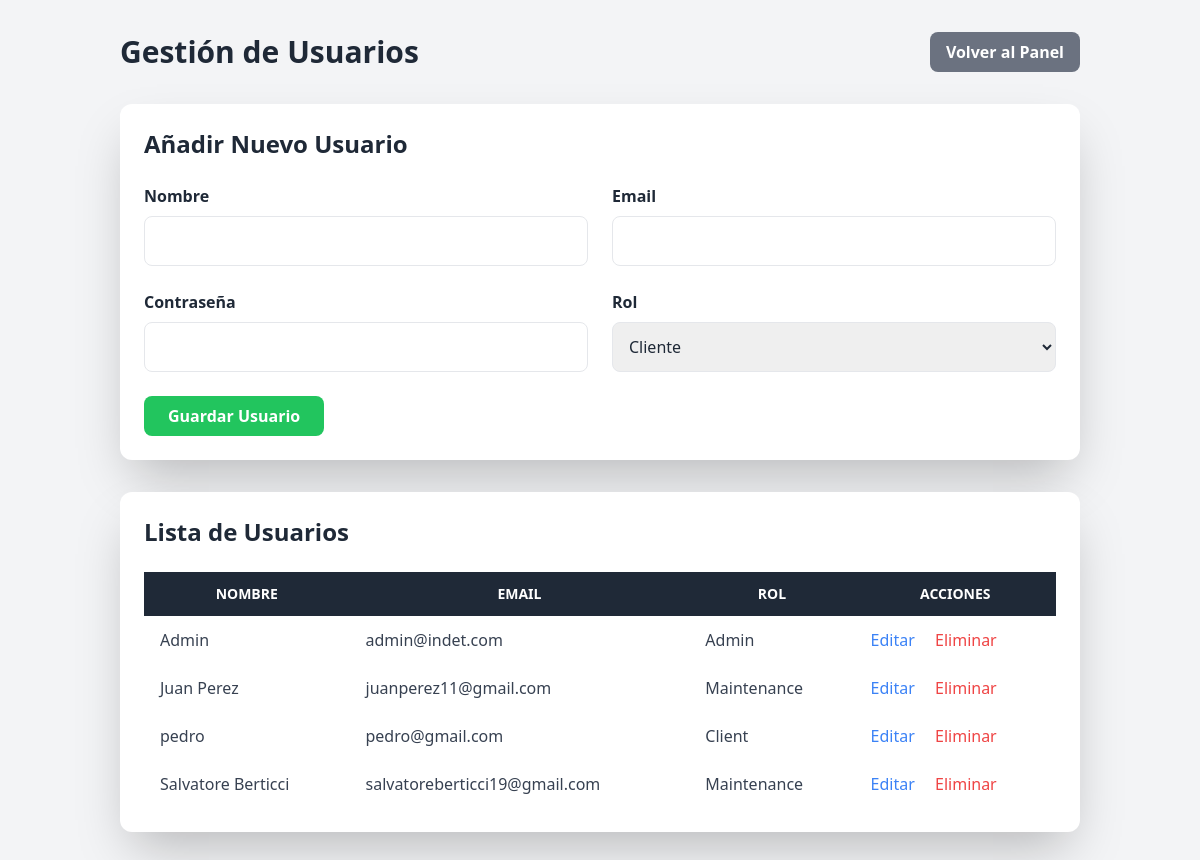
/php/user_management.php (signed in), run on an earlier commit of the app's database.
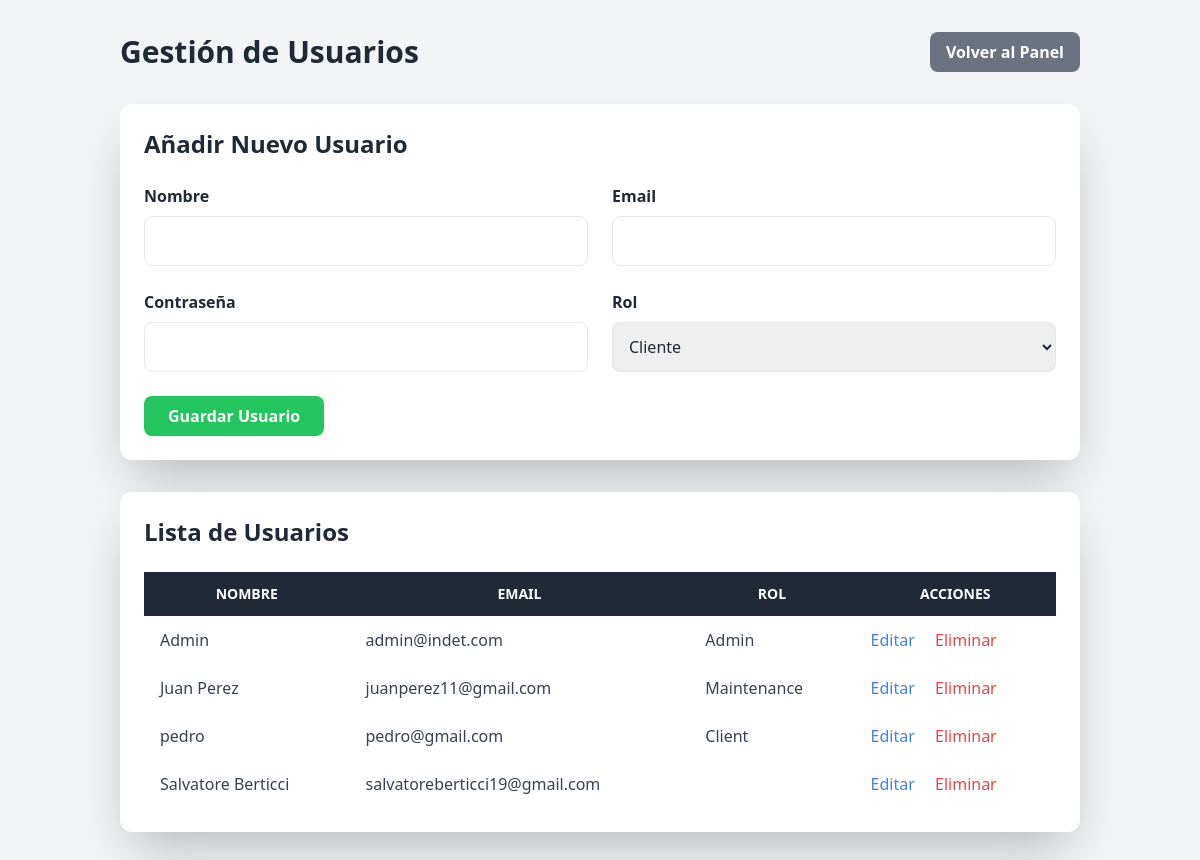
And on a later commit of the database.
### tables this page shows
CREATE TABLE `users` (
  `id` int(11) NOT NULL,
  `name` varchar(255) NOT NULL,
  `email` varchar(255) NOT NULL,
  `cedula` varchar(20) DEFAULT NULL,
  `password` varchar(255) NOT NULL,
  `role` enum('client','admin','maintenance') NOT NULL DEFAULT 'client',
  `is_verified` tinyint(1) NOT NULL DEFAULT 1
);

### php/user_management.php (the view, shortened to what this page needs)
<?php
include 'db.php';
$users_result = $conn->query("SELECT id, name, email, role FROM users ORDER BY name ASC");
$edit_user = null;
?>
<!DOCTYPE html>
<html lang="es">
<head>
    <script src="https://cdn.tailwindcss.com"></script>
</head>
<body class="bg-gray-100 text-gray-800 font-poppins">
    <div class="container mx-auto p-8">
        <div class="flex justify-between items-center mb-8">
            <h1 class="text-3xl font-bold">Gestión de Usuarios</h1>
            <a href="../admin.php" class="bg-gray-500 hover:bg-gray-600 text-white font-bold py-2 px-4 rounded-lg">Volver al Panel</a>
        </div>
        <div class="bg-white p-6 rounded-xl shadow-2xl mb-8">
            <h2 class="text-2xl font-bold mb-6"><?php echo $edit_user ? 'Editar Usuario' : 'Añadir Nuevo Usuario'; ?></h2>
            <form action="user_management.php" method="POST">
                <div class="grid grid-cols-1 md:grid-cols-2 gap-6">
                    <div>
                        <label for="name" class="block font-semibold mb-2">Nombre</label>
                        <input type="text" name="name" value="<?php echo $edit_user['name'] ?? ''; ?>" required class="w-full p-3 border rounded-lg">
                    </div>
                    <div>
                        <label for="email" class="block font-semibold mb-2">Email</label>
                        <input type="email" name="email" value="<?php echo $edit_user['email'] ?? ''; ?>" required class="w-full p-3 border rounded-lg">
                    </div>
                    <div>
                        <label for="password" class="block font-semibold mb-2">Contraseña <?php echo $edit_user ? '(dejar en blanco para no cambiar)' : ''; ?></label>
                        <input type="password" name="password" <?php echo !$edit_user ? 'required' : ''; ?> class="w-full p-3 border rounded-lg">
                    </div>
                    <div>
                        <label for="role" class="block font-semibold mb-2">Rol</label>
                        <select name="role" required class="w-full p-3 border rounded-lg">
                            <option value="client" <?php echo (isset($edit_user['role']) && $edit_user['role'] == 'client') ? 'selected' : ''; ?>>Cliente</option>
                        </select>
                    </div>
                </div>
                <div class="mt-6">
                    <button type="submit" class="bg-green-500 hover:bg-green-600 text-white font-bold py-2 px-6 rounded-lg">Guardar Usuario</button>
                </div>
            </form>
        </div>
        <div class="bg-white p-6 rounded-xl shadow-2xl">
            <h2 class="text-2xl font-bold mb-6">Lista de Usuarios</h2>
            <div class="overflow-x-auto">
                <table class="min-w-full bg-white">
                    <thead class="bg-gray-800 text-white">
                        <tr>
                            <th class="py-3 px-4 uppercase font-semibold text-sm">Nombre</th>
                            <th class="py-3 px-4 uppercase font-semibold text-sm">Email</th>
                            <th class="py-3 px-4 uppercase font-semibold text-sm">Rol</th>
                            <th class="py-3 px-4 uppercase font-semibold text-sm">Acciones</th>
                        </tr>
                    </thead>
                    <tbody class="text-gray-700">
                        <?php while($row = $users_result->fetch_assoc()): ?>
                            <tr class="hover:bg-gray-100">
                                <td class="py-3 px-4"><?php echo $row['name']; ?></td>
                                <td class="py-3 px-4"><?php echo $row['email']; ?></td>
                                <td class="py-3 px-4"><?php echo ucfirst($row['role']); ?></td>
                                <td class="py-3 px-4">
                                    <a href="user_management.php?action=edit&user_id=<?php echo $row['id']; ?>" class="text-blue-500 hover:text-blue-700 mr-4">Editar</a>
                                    <a href="user_management.php?action=delete&user_id=<?php echo $row['id']; ?>" onclick="return confirm('¿Estás seguro de que quieres eliminar a este usuario?');" class="text-red-500 hover:text-red-700">Eliminar</a>
                                </td>
                            </tr>
                        <?php endwhile; ?>
                    </tbody>
                </table>
            </div>
        </div>
    </div>
</body>
</html>

What changed in the data, as far as the page shows it:
changed users "Salvatore Berticci": role "Maintenance" → (not shown)
